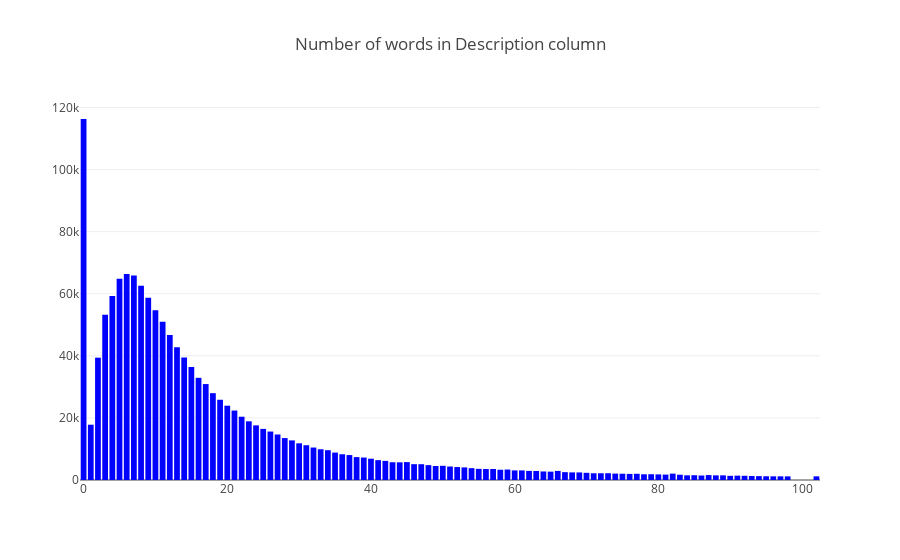

Notebook code for this chart:
### Code cell
# plot word count distribution for description column.
cnt_srs = train_df['desc_nwords'].value_counts().head(100)

trace = go.Bar(
    x=cnt_srs.index,
    y=cnt_srs.values,
    marker=dict(
        color="blue",
        #colorscale = 'Blues',
        reversescale = True
    ),
)

layout = go.Layout(
    title='Number of words in Description column'
)

data = [trace]
fig = go.Figure(data=data, layout=layout)
py.iplot(fig, filename="desc_nwords")

### Figure 1 — Plotly figure (JSON) as saved in the notebook; plotly's stock layout.template omitted (floating-point values rounded to 4 significant figures)
{"data": [{"marker": {"color": "blue", "reversescale": true}, "type": "bar", "x": [0, 6, 7, 5, 8, 4, 9, 10, 3, 11, 12, 13, 14, 2, 15, 16, 17, 18, 19, 20, 21, 22, 23, 1, 24, 25, 26, 27, 28, 29, 30, 31, 32, 33, 34, 35, 36, 37, 38, 39, 40, 41, 42, 45, 43, 44, 46, 47, 48, 50, 49, 51, 52, 53, 54, 55, 57, 56, 59, 58, 60, 61, 62, 66, 63, 64, 65, 67, 68, 69, 70, 73, 72, 71, 74, 82, 75, 77, 76, 79, 78, 80, 81, 83, 87, 85, 84, 89, 88, 86, 91, 92, 90, 93, 94, 95, 96, 97, 102, 98], "y": [116276, 66341, 65831, 64832, 62604, 59228, 58696, 54663, 53251, 50954, 46716, 42740, 39456, 39401, 36397, 32911, 30899, 27969, 25846, 23932, 22369, 20381, 18899, 17810, 17592, 16461, 15607, 14655, 13501, 12755, 11813, 11200, 10454, 9902, 9601, 8832, 8298, 8023, 7371, 7229, 6860, 6391, 6159, 5765, 5719, 5695, 5096, 5087, 4785, 4574, 4512, 4338, 4178, 4055, 3814, 3595, 3552, 3544, 3364, 3301, 3093, 3089, 2930, 2918, 2898, 2752, 2687, 2525, 2449, 2438, 2310, 2180, 2168, 2168, 2062, 2053, 2021, 2000, 1958, 1865, 1840, 1806, 1740, 1697, 1584, 1536, 1500, 1498, 1495, 1451, 1402, 1355, 1338, 1298, 1251, 1200, 1184, 1179, 1173, 1169]}], "layout": {"title": "Number of words in Description column"}}
